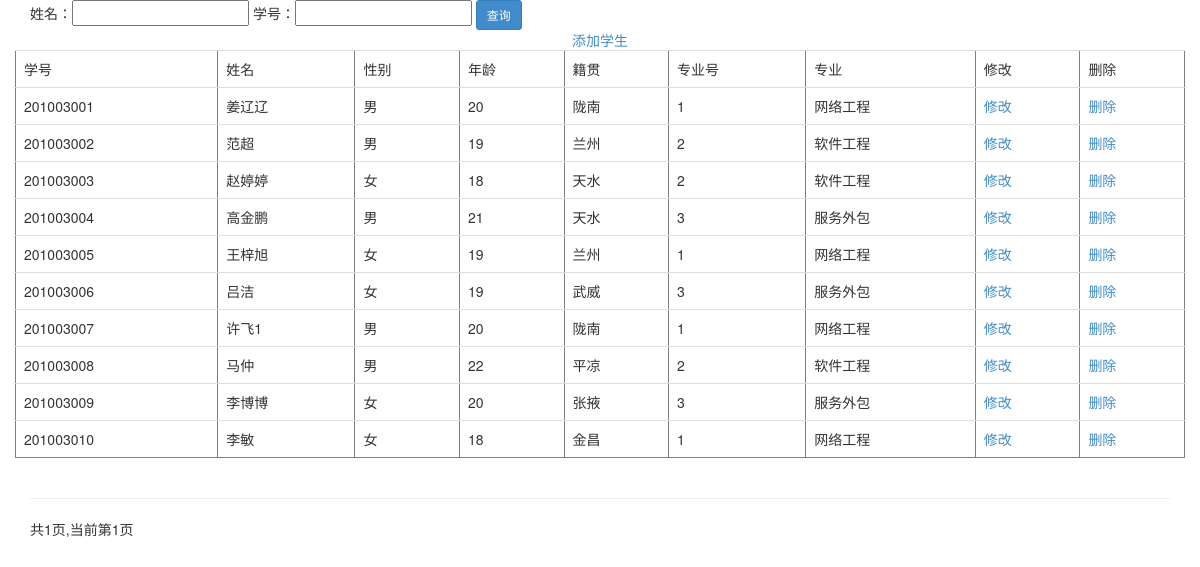
The page / (signed in) on the database as committed earlier.
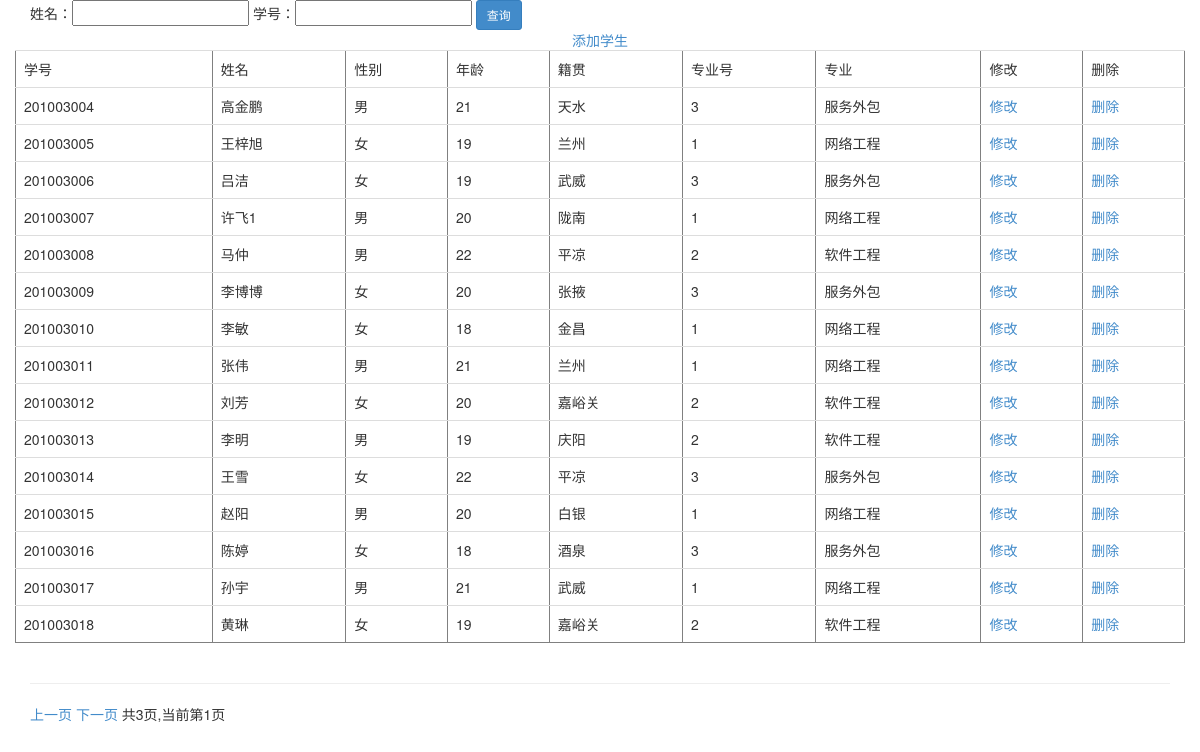
The same page on the database as committed later.
### tables this page shows
CREATE TABLE student_info(
        stu_id INT PRIMARY KEY     NOT NULL,
        stu_name       VARCHAR(50) NOT NULL,
        stu_sex        CHAR(2)     NOT NULL,
        stu_age        INT         NOT NULL,
        stu_origin     VARCHAR(50) NOT NULL,
        stu_profession_id int NOT NULL
        );

CREATE TABLE stu_profession(
        stu_profession_id INTEGER PRIMARY KEY,
        stu_profession    VARCHAR(50) NOT NULL
        );

### main.py (the view, shortened to what this page needs)
@app.route('/', methods=['GET'])
@app.route('/<id>/', methods=['GET'])
def index(id=None):
    global index_page
    index_page = 1
    tablename = "student_info"
    items_per_page = 15  # 每页显示的数据条数
    total_items_sql = f"SELECT COUNT(*) FROM student_info"
    total_items_result, _ = GetSql2(total_items_sql)
    total_items = total_items_result[0][0]
    total_pages = (total_items + items_per_page - 1) // items_per_page
    if not CheckLogin():
        return redirect(url_for('login'))
    start_index = (index_page - 1) * items_per_page
    end_index = start_index + items_per_page
    sql = f"SELECT s.*,  p.stu_profession FROM student_info s INNER JOIN stu_profession p " \
          f"on s.stu_profession_id=p.stu_profession_id LIMIT {start_index}, {items_per_page}"
    strWhere = []
    if "name" in request.args:
        name = request.args["name"]
        if name != "":
            strWhere.append(f"stu_name LIKE '%%%s%%'" % name)
    if "stuno" in request.args:
        stuno = request.args["stuno"]
        if stuno != "":
            strWhere.append(f"stu_id = '%s'" % stuno)
    if len(strWhere) > 0:
        sql = "SELECT s.*,  p.stu_profession FROM student_info s INNER JOIN stu_profession p " \
          "on s.stu_profession_id=p.stu_profession_id"
        sql = sql + " WHERE " + " AND ".join(strWhere)
        total_pages=1
        print(sql)
    result, fields = GetSql2(sql)
    if result:
        flash('学生信息查询成功', 'success')
    else:
        flash('找不到结果', 'error')
    fields = ["学号", "姓名", "性别", "年龄", "籍贯", "专业号", "专业"]  # 替换成你想要的表头
    return render_template('show1.html', datas=result, fields=fields, index_page=index_page, total_pages=total_pages)

### dbSqlite3.py (called while the page is built)
def OpenDb():
    database = "./db/student_083_2.db"
    conn = sqlite3.connect(database)
    return conn

def GetSql(conn, sql):
    cur = conn.cursor()
    cur.execute(sql)
    fields=[]
    for field in cur.description:
        fields.append(field[0])
    result = cur.fetchall()
    cur.close()
    return result,fields

def CloseDb(conn):
    conn.close()

def GetSql2(sql):
    conn = OpenDb()
    result,fields = GetSql(conn, sql)
    CloseDb(conn)
    return result,fields

### main.py (called while the page is built)
def CheckLogin():
    if 'userid' not in session:
        return False
    else:
        return True

### templates/show1.html (shortened to what this page needs)
<!DOCTYPE html>
<html lang="en">
<head>
    <link href="/static/bootstrap/3.2.0/css/bootstrap.min.css" rel="stylesheet">
</head>
<body>
<div class="container">
    <form>
        姓名：<input type="text" name="name">
        学号：<input type="text" name="stuno">
        <input type="submit" value="查询" class="btn btn-primary btn-sm">
    </form>
    <div class="row text-center"><a href="/add">添加学生</a></div>
    <div class="row">
        <table border="1" class="table">
            <tr>
                {% for a in fields %}
                <td>{{a}}</td>
                {% endfor %}
                <td>修改</td>
                <td>删除</td>
            </tr>
            {%for item in datas%}
            <tr>
                {%for a in item%}
                <td>{{a}}</td>
                {% endfor %}
                <td><a href="{{ url_for('update', id=item[0]) }}">修改</a></td>
                <td><a href="{{ url_for('delete2', idi=item[0]) }}">删除</a></td>
            </tr>
            {% endfor %}
        </table>
    </div>
    <hr>
    {% if total_pages > 1 %}
    <a href="{{ url_for('index', id=index_page - 1) }}">上一页</a>
    <a href="{{ url_for('index', id=index_page + 1) }}">下一页</a>
    {% endif %}
    共{{total_pages}}页,当前第{{index_page}}页
</div>
</body>
</html>

Rows that differ between the two databases and show on the page:
removed student_info: stu_id "201003001", stu_name "姜辽辽", item "男" "20" "1", stu_origin "陇南", stu_profession (stu_profession "网络工程")
removed student_info: stu_id "201003002", stu_name "范超", item "男" "19" "2", stu_origin "兰州", stu_profession (stu_profession "软件工程")
removed student_info: stu_id "201003003", stu_name "赵婷婷", item "女" "18" "2", stu_origin "天水", stu_profession (stu_profession "软件工程")
added student_info: stu_id "201003011", stu_name "张伟", item "男" "21" "1", stu_origin "兰州", stu_profession (stu_profession "网络工程")
added student_info: stu_id "201003012", stu_name "刘芳", item "女" "20" "2", stu_origin "嘉峪关", stu_profession (stu_profession "软件工程")
added student_info: stu_id "201003013", stu_name "李明", item "男" "19" "2", stu_origin "庆阳", stu_profession (stu_profession "软件工程")
added student_info: stu_id "201003014", stu_name "王雪", item "女" "22" "3", stu_origin "平凉", stu_profession (stu_profession "服务外包")
added student_info: stu_id "201003015", stu_name "赵阳", item "男" "20" "1", stu_origin "白银", stu_profession (stu_profession "网络工程")
added student_info: stu_id "201003016", stu_name "陈婷", item "女" "18" "3", stu_origin "酒泉", stu_profession (stu_profession "服务外包")
added student_info: stu_id "201003017", stu_name "孙宇", item "男" "21" "1", stu_origin "武威", stu_profession (stu_profession "网络工程")
added student_info: stu_id "201003018", stu_name "黄琳", item "女" "19" "2", stu_origin "嘉峪关", stu_profession (stu_profession "软件工程")
Other text that changed with them:
{{ total_pages }}: "1" → "3"
text now shown: "上一页 下一页"
